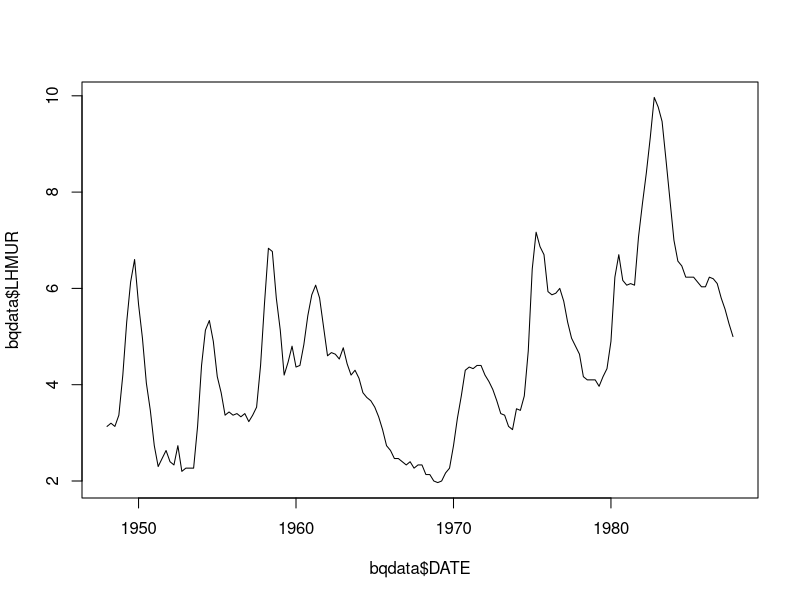

Source code (R): (Note: this script raises an error after producing the figure.)

# Load BQ data.
# Source of the data: https://econpapers.repec.org/software/bocbocode/rtz00017.htm

setwd("~/Dropbox/Teaching/MyRpackages/AEC/data-raw/BQ")

bqdata <- read.csv("bqdata.csv", sep=";")
bqdata$DATE <- as.Date(bqdata$DATE,"%Y-%m-%d")

plot(bqdata$DATE,bqdata$LHMUR,type="l")

real.GNP <- bqdata$GNP/bqdata$GD87
T <- length(real.GNP)

gnp.growth <- real.GNP/(c(NaN,real.GNP[1:(T-1)])) - 1

y <- gnp.growth
y[1:104] <- y[1:104] - mean(y[1:104],na.rm=TRUE)
y[105:T] <- y[105:T] - mean(y[105:T],na.rm=TRUE)

u <- bqdata$LHMUR
trend <- 1:T

eq <- lm(u ~ trend)

u <- eq$residuals

y <- cbind(100*y,u)
y <- y[2:T,]

BQ <- data.frame(Date=bqdata$DATE[2:T],Dgdp=y[,1],unemp=y[,2])
save(BQ,file="../../data/BQ.rda")


